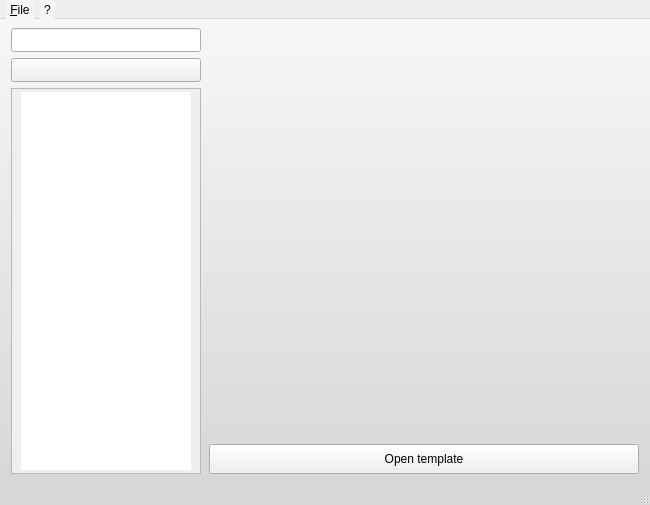
<?xml version="1.0" encoding="UTF-8"?>
<ui version="4.0">
 <class>MainWindow</class>
 <widget class="QMainWindow" name="MainWindow">
  <property name="geometry">
   <rect>
    <x>0</x>
    <y>0</y>
    <width>650</width>
    <height>505</height>
   </rect>
  </property>
  <property name="minimumSize">
   <size>
    <width>650</width>
    <height>505</height>
   </size>
  </property>
  <property name="maximumSize">
   <size>
    <width>650</width>
    <height>505</height>
   </size>
  </property>
  <property name="windowTitle">
   <string>Template Monster Browser</string>
  </property>
  <property name="styleSheet">
   <string notr="true">#MainWindow,#centralwidget { 
background-color: qlineargradient(spread:pad, x1:0.5, y1:0, x2:0.5, y2:1, stop:0 rgba(247, 247, 247, 255), stop:1 rgba(215, 215, 215, 255));
}
QMenuBar {
     background-color: qlineargradient(x1:0, y1:0, x2:0, y2:1,
                                       stop:0 #FEFEFE,stop:0.5 #EDEDED,stop:1 #DDDDDD);
 }
 QMenuBar::item{
     background: transparent;    
 }
 QMenuBar::item:pressed {
     background: #a8a8a8;
	 border-radius: 2px;
     color:white;
 }

 QMenu {
     background-color: qlineargradient(spread:pad, x1:0.5, y1:0, x2:0.5, y2:1, stop:0 rgba(247, 247, 247, 255), stop:1 rgba(215, 215, 215, 255));
     margin: 2px; /* some spacing around the menu */
 }
 QMenu::item{
     padding: 2px 25px 2px 20px;
     background: transparent;
	 margin: 2px;
 }
 QMenu::item:selected {   
	background:#335EA8;
     color:white;
 }

 QMenu::separator {
    background:#C2C1C4;
     height: 1px;
     margin-left: 1px;
     margin-right: 1px;
 }

 QMenu::indicator {
     width: 13px;
     height: 13px;
 }

QToolButton, QPushButton, QComboBox, QLineEdit,QListView  {
    border-image: url(:/images/btn_26.png) 4;
    border-width: 4;
    padding: 0px 6px;
    font-size: 12px;
}

*{
    color: black;
}

 QComboBox QAbstractItemView {
    background-color:white;
}

 QComboBox::down-arrow {
     image: url(:/images/combobox_arrow.png);
 }

QComboBox:drop-down
{
     subcontrol-origin: padding;
     subcontrol-position: top right;
     border-left-style: none; 
     border-top-right-radius: 1px;
     border-bottom-right-radius: 1px;
}

QToolButton:hover, QPushButton:hover, QComboBox:hover {
    border-image: url(:/images/btn_26_hover.png) 4;
}

QToolButton:disabled, QPushButton:disabled, QComboBox::disabled {
	color:gray;
}

QToolButton:pressed, QPushButton:pressed, QPushButton:checked{
    border-image: url(:/images/btn_26_pressed.png) 4;
}
QScrollBar:vertical {
      background: transparent;
      width: 15px;
      margin: 22px 0 22px 0;
  }
  QScrollBar::handle:vertical {
      border-image: url(:/images/btn_26.png) 4;
      border-width: 4;
      min-height: 20px;
  }
  QScrollBar::add-line:vertical {
     border-image: url(:/images/btn_26.png) 4;
      border-width: 4;
      height: 20px;
      subcontrol-position: bottom;
      subcontrol-origin: margin;
  }

  QScrollBar::sub-line:vertical {
      border-image: url(:/images/btn_26.png) 4;
      border-width: 4;
      height: 20px;
      subcontrol-position: top;
      subcontrol-origin: margin;
  }
  QScrollBar::up-arrow:vertical{
       image: url(:/images/arrow_up.png);
  }
 QScrollBar::down-arrow:vertical {
       image: url(:/images/arrow_down.png);
  }
  QScrollBar::add-page:vertical, QScrollBar::sub-page:vertical {
      background: none;
  }
</string>
  </property>
  <widget class="QWidget" name="centralwidget">
   <layout class="QGridLayout" name="gridLayout">
    <item row="0" column="0">
     <widget class="QLineEdit" name="searchEdit">
      <property name="maximumSize">
       <size>
        <width>190</width>
        <height>16777215</height>
       </size>
      </property>
     </widget>
    </item>
    <item row="0" column="1">
     <widget class="QLabel" name="templateName">
      <property name="minimumSize">
       <size>
        <width>430</width>
        <height>20</height>
       </size>
      </property>
      <property name="maximumSize">
       <size>
        <width>16777215</width>
        <height>20</height>
       </size>
      </property>
      <property name="font">
       <font>
        <pointsize>16</pointsize>
        <weight>50</weight>
        <bold>false</bold>
       </font>
      </property>
      <property name="alignment">
       <set>Qt::AlignCenter</set>
      </property>
     </widget>
    </item>
    <item row="1" column="0">
     <widget class="QComboBox" name="sortBox">
      <property name="maximumSize">
       <size>
        <width>190</width>
        <height>16777215</height>
       </size>
      </property>
     </widget>
    </item>
    <item row="1" column="1" rowspan="2">
     <widget class="QLabel" name="screen">
      <property name="minimumSize">
       <size>
        <width>430</width>
        <height>380</height>
       </size>
      </property>
      <property name="maximumSize">
       <size>
        <width>430</width>
        <height>380</height>
       </size>
      </property>
      <property name="baseSize">
       <size>
        <width>0</width>
        <height>0</height>
       </size>
      </property>
      <property name="styleSheet">
       <string notr="true">#screen { 
border-image: url(:/images/background_center_frame.png) 4;
border-width: 4;
}</string>
      </property>
      <property name="frameShape">
       <enum>QFrame::NoFrame</enum>
      </property>
      <property name="frameShadow">
       <enum>QFrame::Sunken</enum>
      </property>
      <property name="midLineWidth">
       <number>0</number>
      </property>
      <property name="text">
       <string/>
      </property>
      <property name="scaledContents">
       <bool>true</bool>
      </property>
      <property name="alignment">
       <set>Qt::AlignCenter</set>
      </property>
      <property name="margin">
       <number>15</number>
      </property>
     </widget>
    </item>
    <item row="2" column="0" rowspan="2">
     <widget class="QListView" name="templatesList">
      <property name="minimumSize">
       <size>
        <width>190</width>
        <height>350</height>
       </size>
      </property>
      <property name="maximumSize">
       <size>
        <width>190</width>
        <height>16777215</height>
       </size>
      </property>
      <property name="font">
       <font>
        <pointsize>-1</pointsize>
       </font>
      </property>
      <property name="styleSheet">
       <string notr="true"/>
      </property>
      <property name="iconSize">
       <size>
        <width>64</width>
        <height>64</height>
       </size>
      </property>
      <property name="spacing">
       <number>5</number>
      </property>
     </widget>
    </item>
    <item row="3" column="1">
     <widget class="QToolButton" name="openButton">
      <property name="minimumSize">
       <size>
        <width>430</width>
        <height>30</height>
       </size>
      </property>
      <property name="maximumSize">
       <size>
        <width>16777215</width>
        <height>30</height>
       </size>
      </property>
      <property name="text">
       <string>Open template</string>
      </property>
     </widget>
    </item>
   </layout>
  </widget>
  <widget class="QMenuBar" name="menubar">
   <property name="geometry">
    <rect>
     <x>0</x>
     <y>0</y>
     <width>650</width>
     <height>23</height>
    </rect>
   </property>
   <widget class="QMenu" name="menu_File">
    <property name="title">
     <string>&amp;File</string>
    </property>
    <addaction name="action_Rescan"/>
    <addaction name="action_Download_images"/>
    <addaction name="separator"/>
    <addaction name="action_Preferences"/>
    <addaction name="separator"/>
    <addaction name="action_Exit"/>
   </widget>
   <widget class="QMenu" name="menu">
    <property name="title">
     <string>?</string>
    </property>
    <addaction name="action_About"/>
   </widget>
   <addaction name="menu_File"/>
   <addaction name="menu"/>
  </widget>
  <widget class="QStatusBar" name="statusbar"/>
  <action name="action_Rescan">
   <property name="icon">
    <iconset resource="../../../data/tmbrowser.qrc">
     <normaloff>:/images/_refresh.png</normaloff>:/images/_refresh.png</iconset>
   </property>
   <property name="text">
    <string>&amp;Rescan</string>
   </property>
   <property name="shortcut">
    <string>Ctrl+R</string>
   </property>
  </action>
  <action name="action_Exit">
   <property name="text">
    <string>E&amp;xit</string>
   </property>
   <property name="shortcut">
    <string>Ctrl+X</string>
   </property>
  </action>
  <action name="action_Preferences">
   <property name="icon">
    <iconset resource="../../../data/tmbrowser.qrc">
     <normaloff>:/images/_gear.png</normaloff>:/images/_gear.png</iconset>
   </property>
   <property name="text">
    <string>&amp;Preferences</string>
   </property>
   <property name="shortcut">
    <string>Ctrl+P</string>
   </property>
  </action>
  <action name="action_Download_images">
   <property name="icon">
    <iconset resource="../../../data/tmbrowser.qrc">
     <normaloff>:/images/_globe.png</normaloff>:/images/_globe.png</iconset>
   </property>
   <property name="text">
    <string>&amp;Download images</string>
   </property>
  </action>
  <action name="action_About">
   <property name="text">
    <string>&amp;About...</string>
   </property>
  </action>
 </widget>
 <resources>
  <include location="../../../data/tmbrowser.qrc"/>
 </resources>
 <connections/>
</ui>
